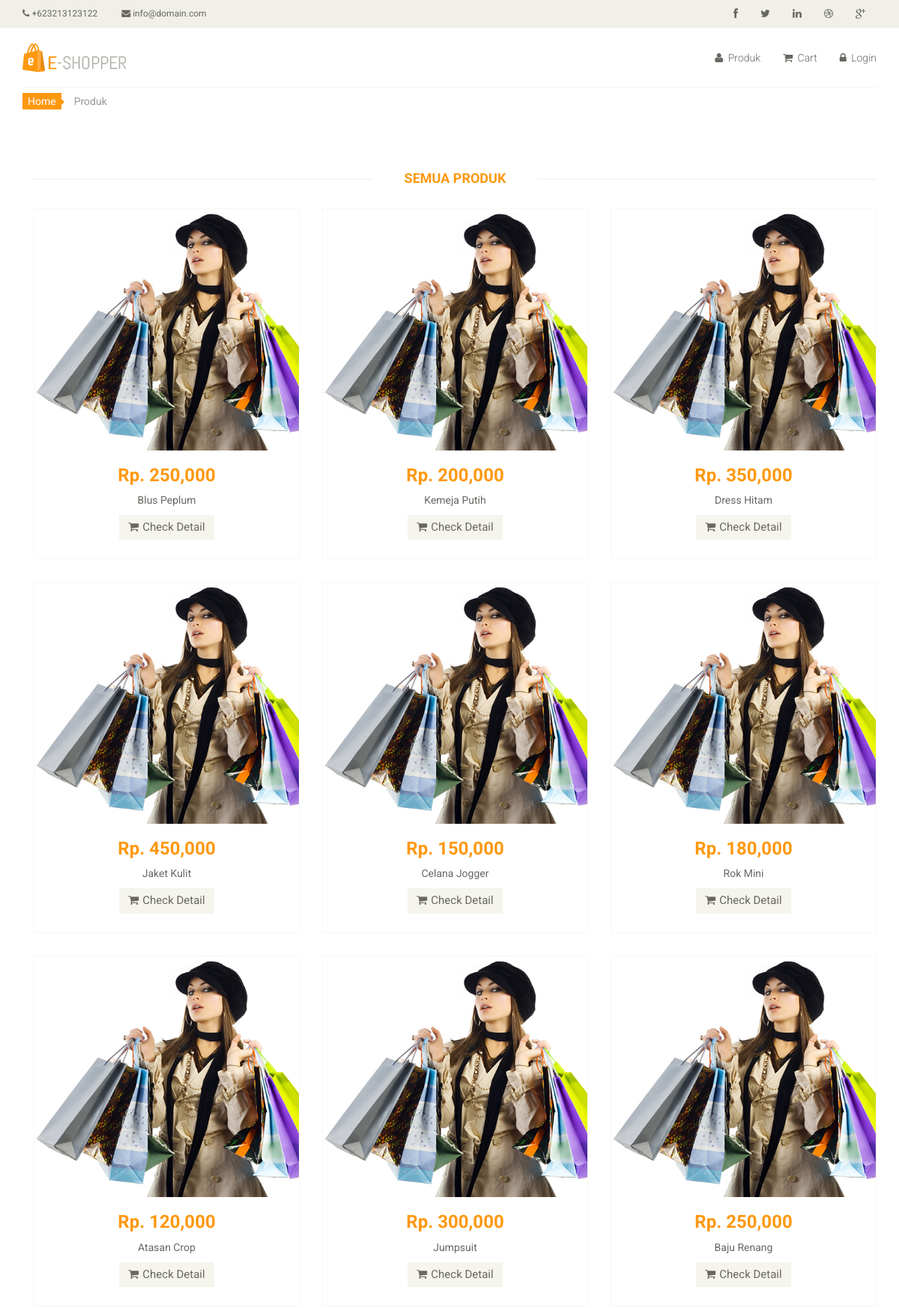
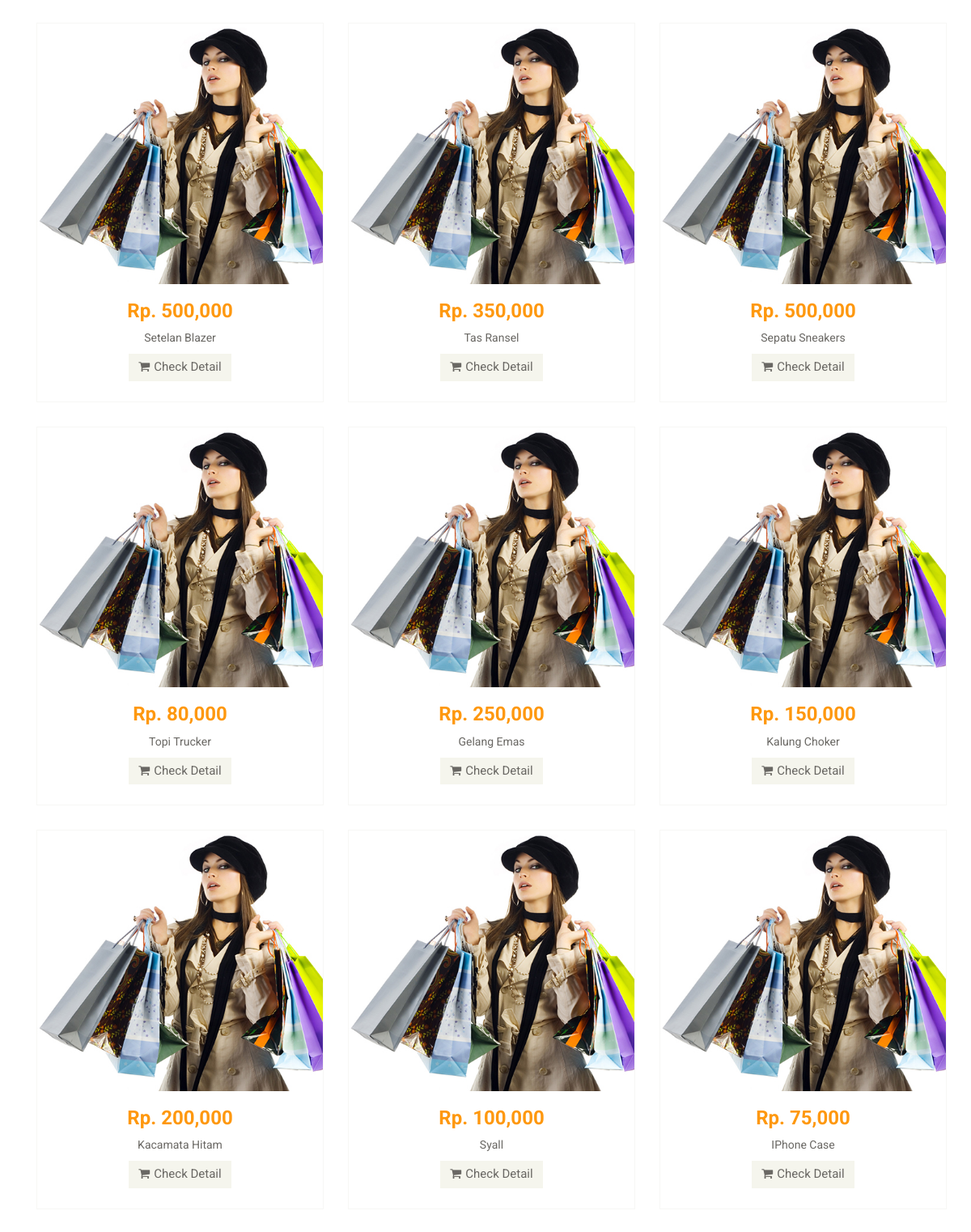
/produk.php (upper part), run on the app's committed database (2 pictures, top to bottom).
### tables this page shows
CREATE TABLE `produk` (
  `id` int(11) NOT NULL,
  `kode` varchar(45) DEFAULT NULL,
  `nama` varchar(45) NOT NULL,
  `deskripsi` text NOT NULL,
  `harga` double NOT NULL,
  `stok` int(11) NOT NULL,
  `jenis_produk` varchar(45) NOT NULL
);

### produk.php (the view, shortened to what this page needs)
<?php
include_once('page/head.php');
include_once('page/nav.php');
?>
<section>
    <div class="container">
        <div class="breadcrumbs">
            <ol class="breadcrumb">
                <li><a href="index.php">Home</a></li>
                <li class="active">Produk</li>
            </ol>
        </div>
        <div class="row">
            <div class="col-sm-12 padding-right">
                <div class="features_items">
                    <h2 class="title text-center">Semua Produk <?php if (isset($_GET['jenis_produk'])) {
                                                                } ?></h2>
                    <?php
                    if (isset($_GET['jenis_produk'])) {
                        $sql = "SELECT * FROM produk WHERE jenis_produk = '" . $_GET['jenis_produk'] . "'";
                    } else {
                        $sql = "SELECT * FROM produk ";
                    }
                    $stmt = $dbh->prepare($sql);
                    $stmt->execute();
                    $data = $stmt->fetchAll();
                    foreach ($data as $value) { ?>
                        <div class="col-sm-4">
                            <div class="product-image-wrapper">
                                <div class="single-products">
                                    <div class="productinfo text-center">
                                        <img src="images/home/girl2.jpg" alt="" />
                                        <h2>Rp. <?= number_format($value['harga']) ?></h2>
                                        <p><?= $value['nama'] ?></p>
                                        <a href="produk-detail.php?kode=<?= $value['kode'] ?>" class="btn btn-default add-to-cart"><i class="fa fa-shopping-cart"></i>Check Detail</a>
                                    </div>
                                    <div class="product-overlay">
                                        <div class="overlay-content">
                                        </div>
                                    </div>
                                </div>
                            </div>
                        </div>
                    <?php } ?>
                </div>
            </div>
        </div>
    </div>
</section>
<?php include_once('page/footer.php') ?>

### css/main.css (style rules this page uses)
body { font-family: 'Roboto', sans-serif; background:; position: relative; font-weight:400px; }
a { -webkit-transition: 300ms; -moz-transition: 300ms; -o-transition: 300ms; transition: 300ms; }
h1, h2, h3, h4, h5, h6 { font-family: 'Roboto', sans-serif; }
.left-sidebar h2:after, h2.title:after { content: " "; position: absolute; border: 1px solid #f5f5f5; bottom:8px; left: 0; width: 100%; height: 0; z-index: -2; }
h2.title:before { content: " "; position: absolute; background: #fff; bottom: -6px; width: 220px; height: 30px; z-index: -1; left: 50%; margin-left: -110px; }
.padding-right { padding-right: 0; }
.features_items { overflow:hidden; }
h2.title { color: #FE980F; font-family: 'Roboto', sans-serif; font-size: 18px; font-weight: 700; margin: 0 15px; text-transform: uppercase; margin-bottom: 30px; position: relative; }
.product-image-wrapper { border:1px solid #F7F7F5; overflow: hidden; margin-bottom:30px; }
.single-products { position: relative; }
.productinfo h2 { color: #FE980F; font-family: 'Roboto', sans-serif; font-size: 24px; font-weight: 700; }
.productinfo p { font-family: 'Roboto', sans-serif; font-size: 14px; font-weight: 400; color: #696763; }
.productinfo img { width: 100%; }
.productinfo { position:relative; }
.product-overlay { background:#FE980F; top: 0; display: none; height: 0; position: absolute; transition: height 500ms ease 0s; width: 100%; display: block; opacity:; }
.product-overlay .overlay-content { bottom: 0; position: absolute; bottom: 0; text-align: center; width: 100%; }
.add-to-cart { background:#F5F5ED; border: 0 none; border-radius: 0; color: #696763; font-family: 'Roboto', sans-serif; font-size: 15px; margin-bottom: 25px; }
.add-to-cart i { margin-right:5px; }
.breadcrumbs { position: relative; }
.breadcrumbs .breadcrumb { background:transparent; margin-bottom: 75px; padding-left: 0; }
.breadcrumbs .breadcrumb li a { background:#FE980F; color: #FFFFFF; padding: 3px 7px; }
.breadcrumbs .breadcrumb li a:after { content:""; height:auto; width: auto; border-width: 8px; border-style: solid; border-color:transparent transparent transparent #FE980F; position: absolute; top: 11px; left:48px; }
.breadcrumbs .breadcrumb > li + li:before { content: " "; }

### data on the page
produk: harga "250,000", nama "Blus Peplum"
produk: harga "200,000", nama "Kemeja Putih"
produk: harga "350,000", nama "Dress Hitam"
produk: harga "450,000", nama "Jaket Kulit"
produk: harga "150,000", nama "Celana Jogger"
produk: harga "180,000", nama "Rok Mini"
produk: harga "120,000", nama "Atasan Crop"
produk: harga "300,000", nama "Jumpsuit"
produk: harga "250,000", nama "Baju Renang"
produk: harga "500,000", nama "Setelan Blazer"
produk: harga "350,000", nama "Tas Ransel"
produk: harga "500,000", nama "Sepatu Sneakers"
produk: harga "80,000", nama "Topi Trucker"
produk: harga "250,000", nama "Gelang Emas"
produk: harga "150,000", nama "Kalung Choker"
produk: harga "200,000", nama "Kacamata Hitam"
produk: harga "100,000", nama "Syall"
produk: harga "75,000", nama "IPhone Case"
